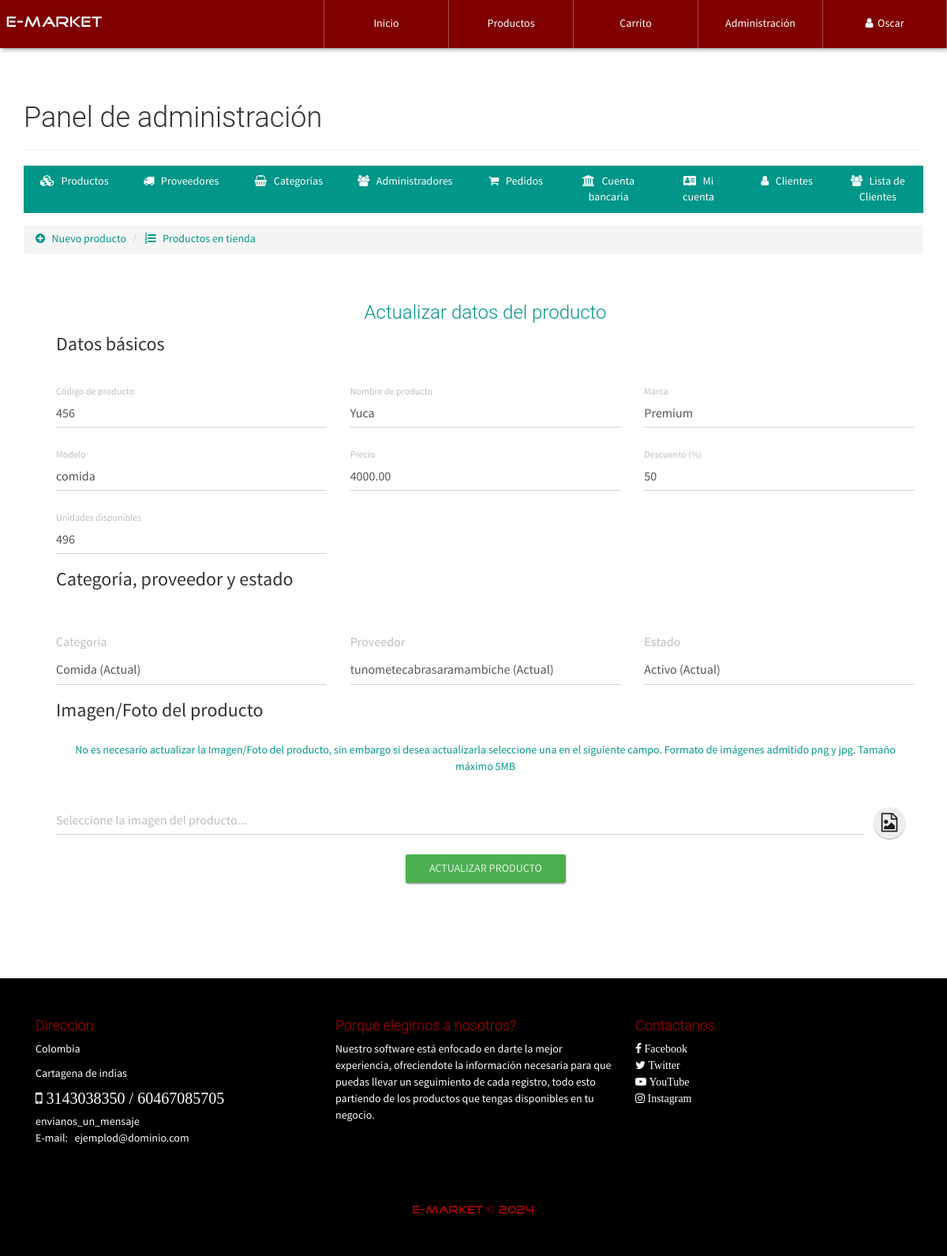
Page /configAdmin.php?view=productinfo&code=456 (signed in) on the earlier database version.
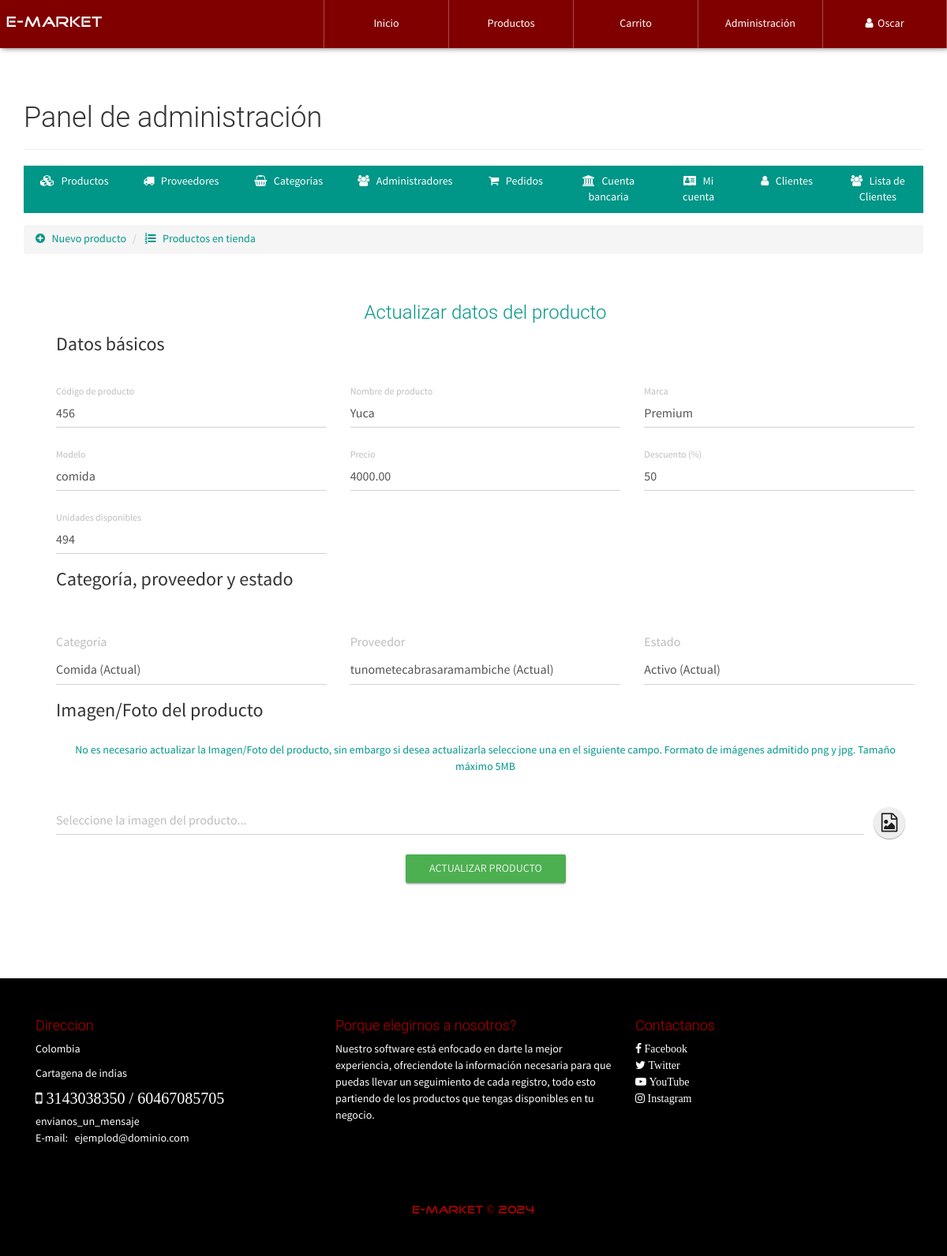
Same page on the later database version.
### tables this page shows
CREATE TABLE `producto` (
  `id` int(20) NOT NULL,
  `CodigoProd` varchar(30) NOT NULL,
  `NombreProd` varchar(30) NOT NULL,
  `CodigoCat` varchar(30) NOT NULL,
  `Precio` decimal(30,2) NOT NULL,
  `Descuento` int(2) NOT NULL,
  `Modelo` varchar(30) NOT NULL,
  `Marca` varchar(30) NOT NULL,
  `Stock` int(20) NOT NULL,
  `NITProveedor` varchar(30) NOT NULL,
  `Imagen` varchar(150) NOT NULL,
  `Nombre` varchar(30) NOT NULL,
  `Estado` varchar(15) NOT NULL
);

### Consultas/ConsultasSql.php (called while the page is built, shortened)
<?php
class ejecutar {
    public static function conectar(){
        if(!$con=  mysqli_connect(SERVER,USER,PASS,BD)){
            echo "Error en el servidor, verifique sus datos";
        }
        mysqli_set_charset($con, "utf8");
        return $con;
    }
    public static function consultar($query) {
        if (!$consul = mysqli_query(ejecutar::conectar(), $query)) {
            echo 'Error en la consulta SQL ejecutada';
        }
        return $consul;
    }
}

### admin/productinfo-view.php (the view, shortened to what the changed rows need)
<ul class="breadcrumb" style="margin-bottom: 5px;">
    <li>
        <a href="configAdmin.php?view=product">
            <i class="fa fa-plus-circle" aria-hidden="true"></i> &nbsp; Nuevo producto
        </a>
    </li>
    <li>
        <a href="configAdmin.php?view=productlist"><i class="fa fa-list-ol" aria-hidden="true"></i> &nbsp; Productos en tienda</a>
    </li>
</ul>
<div class="container">
	<div class="row">
        <div class="col-xs-12">
            <div class="container-form-admin">
                <h3 class="text-primary text-center">Actualizar datos del producto</h3>
                <?php
                	$code=$_GET['code'];
                	$producto=ejecutar::consultar("SELECT * FROM producto WHERE CodigoProd='$code'");
                	$prod=mysqli_fetch_array($producto, MYSQLI_ASSOC);
                ?>
                <form action="./process/updateProduct.php" method="POST" enctype="multipart/form-data" class="FormCatElec" data-form="update">
                    <div class="container-fluid">
                        <div class="row">
                            <div class="col-xs-12">
                                <legend>Datos básicos</legend>
                            </div>
                            <div class="col-xs-12 col-sm-6 col-md-4">
                              <div class="form-group label-floating">
                                <label class="control-label">Código de producto</label>
                                <input type="text" class="form-control" value="<?php echo $prod['CodigoProd']; ?>" required maxlength="30" readonly name="prod-codigo">
                              </div>
                            </div>
                            <div class="col-xs-12 col-sm-6 col-md-4">
                              <div class="form-group label-floating">
                                <label class="control-label">Nombre de producto</label>
                                <input type="text" class="form-control" value="<?php echo $prod['NombreProd']; ?>" required maxlength="30" name="prod-name">
                              </div>
                            </div>
                            <div class="col-xs-12 col-sm-6 col-md-4">
                              <div class="form-group label-floating">
                                <label class="control-label">Marca</label>
                                <input type="text" class="form-control" value="<?php echo $prod['Marca']; ?>" required name="prod-marca">
                              </div>
                            </div>
                            <div class="col-xs-12 col-sm-6 col-md-4">
                              <div class="form-group label-floating">
                                <label class="control-label">Modelo</label>
                                <input type="text" class="form-control" value="<?php echo $prod['Modelo']; ?>" required name="prod-model">
                              </div>
                            </div>
                            <div class="col-xs-12 col-sm-6 col-md-4">
                              <div class="form-group label-floating">
                                <label class="control-label">Precio</label>
                                <input type="text" class="form-control" value="<?php echo $prod['Precio']; ?>" required maxlength="20" pattern="[0-9.]{1,20}" required name="prod-price">
                              </div>
                            </div>
                            <div class="col-xs-12 col-sm-6 col-md-4">
                              <div class="form-group label-floating">
                                <label class="control-label">Descuento (%)</label>
                                <input type="text" class="form-control" required maxlength="2" pattern="[0-9]{1,2}" name="prod-desc-price" value="<?php echo $prod['Descuento']; ?>">
                              </div>
                            </div>
                            <div class="col-xs-12 col-sm-6 col-md-4">
                              <div class="form-group label-floating">
                                <label class="control-label">Unidades disponibles</label>
                                <input type="text" class="form-control" value="<?php echo $prod['Stock']; ?>" required maxlength="20" pattern="[0-9]{1,20}" required name="prod-stock">
                              </div>
                            </div>
                            <div class="col-xs-12">
                                <legend>Categoría, proveedor y estado</legend>
                            </div>
                            <div class="col-xs-12 col-sm-6 col-md-4">
                              <div class="form-group">
                                <label>Categoría</label>
                                <select class="form-control" name="prod-categoria">
                                    <?php
                                        $categoria=ejecutar::consultar("SELECT * FROM categoria");
                                        while($catec=mysqli_fetch_array($categoria, MYSQLI_ASSOC)){
                                        	if($prod['CodigoCat']==$catec['CodigoCat']){
                                            	echo '<option selected="" value="'.$catec['CodigoCat'].'">'.$catec['Nombre'].' (Actual)</option>';
                                        	}else{
                                        		echo '<option value="'.$catec['CodigoCat'].'">'.$catec['Nombre'].'</option>';
                                        	}
                                        }
                                    ?>
                                </select>
                              </div>
                            </div>
                            <div class="col-xs-12 col-sm-6 col-md-4">
                              <div class="form-group">
                                <label>Proveedor</label>
                                <select class="form-control" name="prod-codigoP">
                                    <?php
                                        $proveedor=ejecutar::consultar("SELECT * FROM proveedor");
                                        while($prov=mysqli_fetch_array($proveedor, MYSQLI_ASSOC)){
                                        	if($prod['NITProveedor']==$prov['NITProveedor']){
                                        		echo '<option selected="" value="'.$prov['NITProveedor'].'">'.$prov['NombreProveedor'].' (Actual)</option>';
                                        	}else{
                                            	echo '<option value="'.$prov['NITProveedor'].'">'.$prov['NombreProveedor'].'</option>';
                                        	}
                                        }
                                    ?>
                                </select>
                              </div>
                            </div>
                            <div class="col-xs-12 col-sm-6 col-md-4">
                              <div class="form-group">
                                <label>Estado</label>
                                <select class="form-control" name="prod-estado">
                                	<?php
                                		if($prod['Estado']=="Activo"){
                                			echo '
                                				<option value="Activo" selected="">Activo (Actual)</option>
                                    			<option value="Desactivado">Desactivado</option>
                                			';
                                		}else{
                                			echo '
                                				<option value="Activo">Activo</option>
                                    			<option value="Desactivado" selected="">Desactivado (Actual)</option>
                                			';
                                		}
                                	?>
                                </select>
                              </div>
                            </div>
                            <div class="col-xs-12">
                                <legend>Imagen/Foto del producto</legend>
                                <p class="text-center text-primary">
                                    No es necesario actualizar la Imagen/Foto del producto, sin embargo si desea actualizarla seleccione una en el siguiente campo. Formato de imágenes admitido png y jpg. Tamaño máximo 5MB
                                </p>
                            </div>
                            <div class="col-xs-12">
                                <div class="form-group">
                                  <div class="input-group">
                                    <input type="text" readonly="" class="form-control" placeholder="Seleccione la imagen del producto...">
                                      <span class="input-group-btn input-group-sm">
                                        <button type="button" class="btn btn-fab btn-fab-mini">
                                          <i class="fa fa-file-image-o" aria-hidden="true"></i>
                                        </button>
                                      </span>
                                  </div>
                                </div>
                            </div>
                        </div>
                    </div>
                <p class="text-center"><button type="submit" class="btn btn-success btn-raised">Actualizar producto</button></p>
                </form>
            </div>
        </div>
    </div>
</div>

Differences in the rows shown:
changed producto "Yuca": prod-stock "496" → "494"
